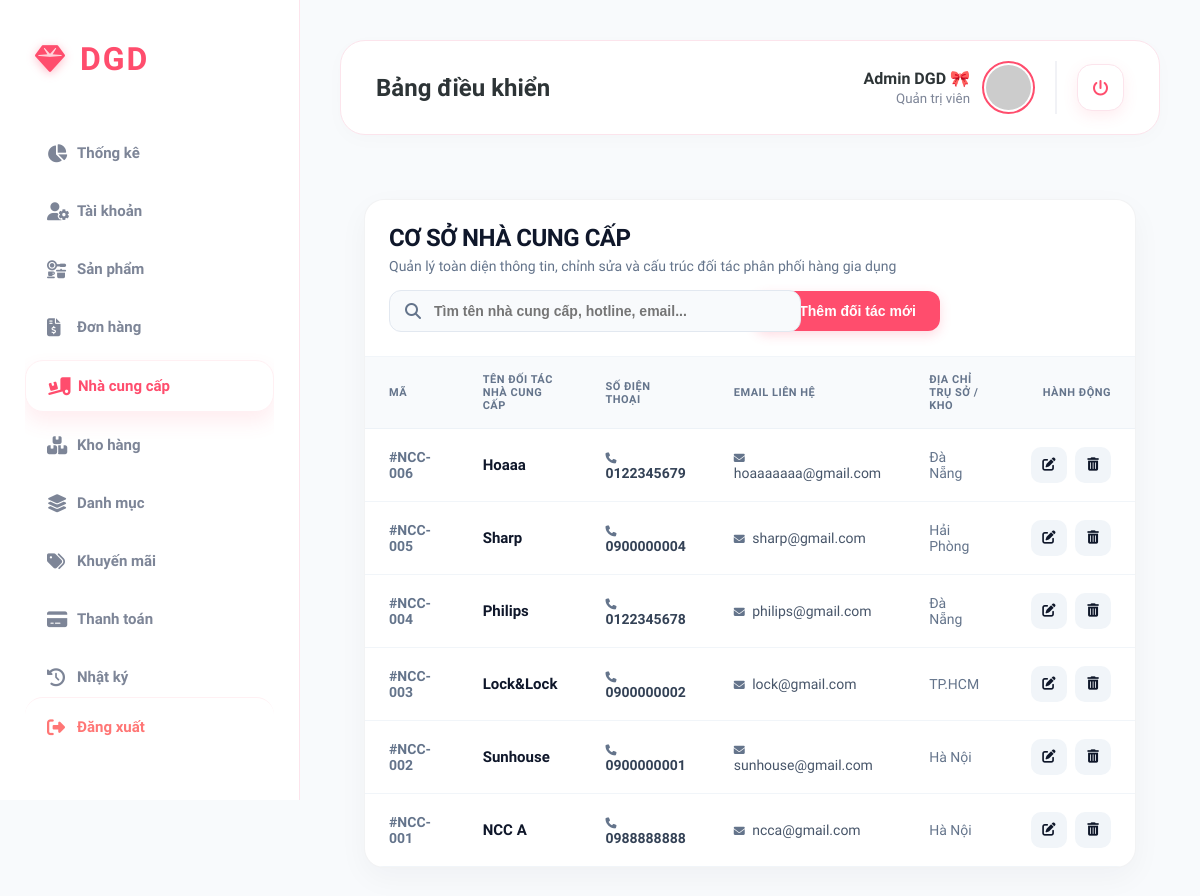
Page /admin/suppliers on the earlier database version.
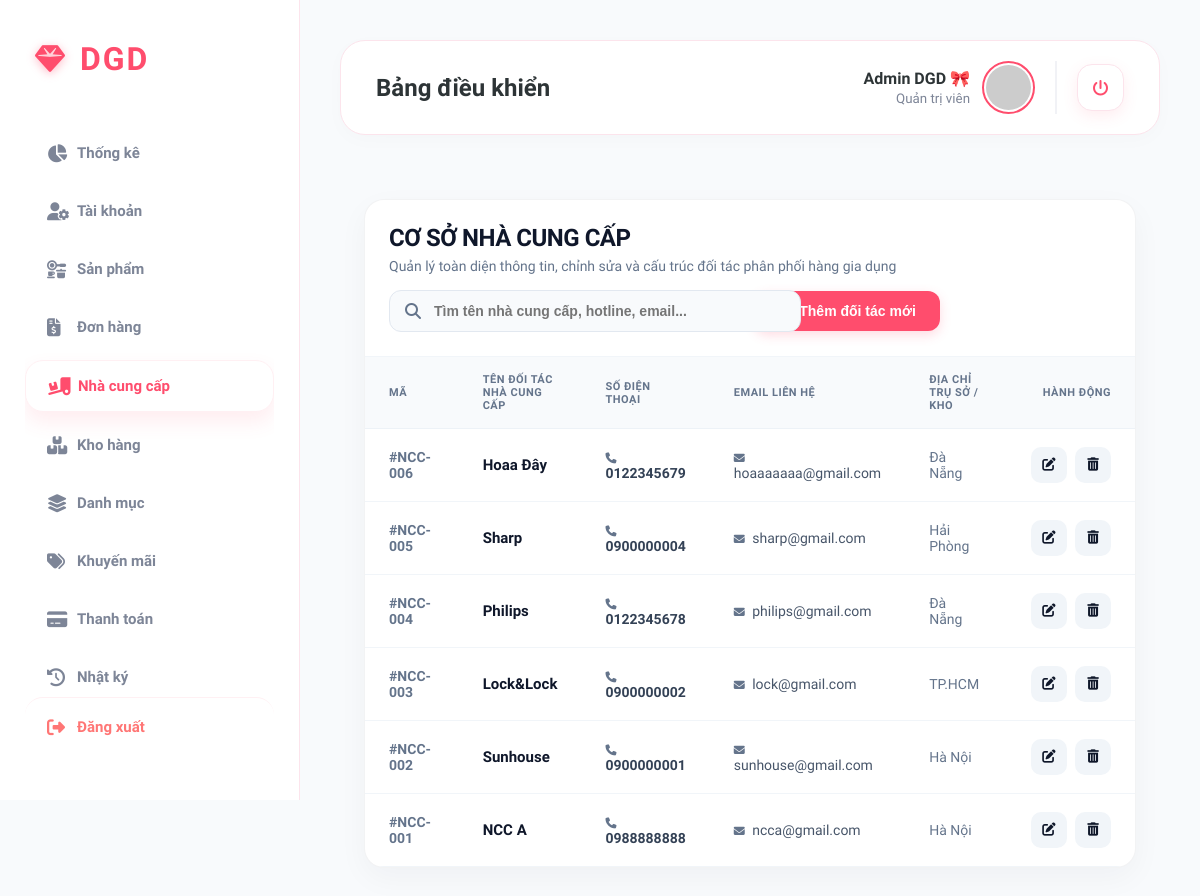
Same page on the later database version.
### tables this page shows
CREATE TABLE nha_cung_cap (
    id INTEGER PRIMARY KEY AUTOINCREMENT,
    tenNhaCungCap TEXT NOT NULL,
    soDienThoai TEXT,
    email TEXT,
    diaChi TEXT
);

### main.py (the view)
@app.route("/admin/suppliers")
def route_suppliers():
    return list_suppliers()

### controllers/supplier_controller.py (called while the page is built)
def list_suppliers():
    suppliers = get_all_suppliers_db()
    return render_template("admin/suppliers.html", suppliers=suppliers)

### models/supplier_model.py (called while the page is built)
def get_db_connection():
    conn = sqlite3.connect(DB_PATH)
    conn.row_factory = sqlite3.Row
    return conn

def get_all_suppliers_db():
    conn = get_db_connection()
    suppliers = conn.execute("SELECT * FROM nha_cung_cap ORDER BY id DESC").fetchall()
    conn.close()
    return suppliers

### templates/admin/suppliers.html (shortened to what this page needs)
{% extends "admin/layout.html" %}
{% block content %}
<link rel="stylesheet" href="https://cdnjs.cloudflare.com/ajax/libs/font-awesome/6.4.0/css/all.min.css">
<div class="supplier-container">
    <div class="main-card">
        <div class="card-header">
            <div class="header-left">
                <h2>CƠ SỞ NHÀ CUNG CẤP</h2>
                <p>Quản lý toàn diện thông tin, chỉnh sửa và cấu trúc đối tác phân phối hàng gia dụng</p>
            </div>
            <div style="display: flex; gap: 16px; align-items: center;">
                <div class="search-wrapper">
                    <i class="fa-solid fa-magnifying-glass"></i>
                    <input type="text" id="supplierSearch" class="search-box" placeholder="Tìm tên nhà cung cấp, hotline, email...">
                </div>
                <button class="btn-pink" onclick="openAddModal()">
                     Thêm đối tác mới
                </button>
            </div>
        </div>
        <div style="overflow-x: auto;">
            <table class="lux-table">
                <thead>
                    <tr>
                        <th style="width: 80px;">Mã</th>
                        <th>Tên đối tác nhà cung cấp</th>
                        <th>Số điện thoại</th>
                        <th>Email liên hệ</th>
                        <th>Địa chỉ trụ sở / Kho</th>
                        <th style="text-align: right; width: 120px;">Hành động</th>
                    </tr>
                </thead>
                <tbody id="supplierTableBody">
                    {% for s in suppliers %}
                    <tr class="supplier-row">
                        <td><b style="color: var(--lux-slate);">#NCC-{{ "%03d" % s.id }}</b></td>
                        <td><b style="color: var(--lux-navy); font-weight: 700; font-size: 15px;">{{ s.tenNhaCungCap }}</b></td>
                        <td><span style="font-weight: 600; color: #334155;"><i class="fa-solid fa-phone" style="font-size: 11px; color: var(--lux-slate); margin-right: 4px;"></i> {{ s.soDienThoai if s.soDienThoai else '---' }}</span></td>
                        <td><span style="font-weight: 500; color: #475569;"><i class="fa-solid fa-envelope" style="font-size: 11px; color: var(--lux-slate); margin-right: 4px;"></i> {{ s.email if s.email else '---' }}</span></td>
                        <td><span style="color: var(--lux-slate); font-weight: 500;">{{ s.diaChi if s.diaChi else '---' }}</span></td>
                        <td>
                            <div class="actions-group">
                                <button class="actions-btn edit" title="Chỉnh sửa thông tin"
                                        onclick="openEditModal('{{ s.id }}', '{{ s.tenNhaCungCap }}', '{{ s.soDienThoai }}', '{{ s.email }}', '{{ s.diaChi }}')">
                                    <i class="fa-solid fa-pen-to-square"></i>
                                </button>
                                <button class="actions-btn delete" title="Xóa đối tác này"
                                        onclick="confirmDelete('{{ s.id }}', '{{ s.tenNhaCungCap }}')">
                                    <i class="fa-solid fa-trash-can"></i>
                                </button>
                            </div>
                        </td>
                    </tr>
                    {% endfor %}
                </tbody>
            </table>
        </div>
    </div>
</div>
{% endblock %}

Differences in the rows shown:
changed nha_cung_cap "hoaaaaaaa@gmail.com": tenNhaCungCap "Hoaaa" → "Hoaa Đây"
